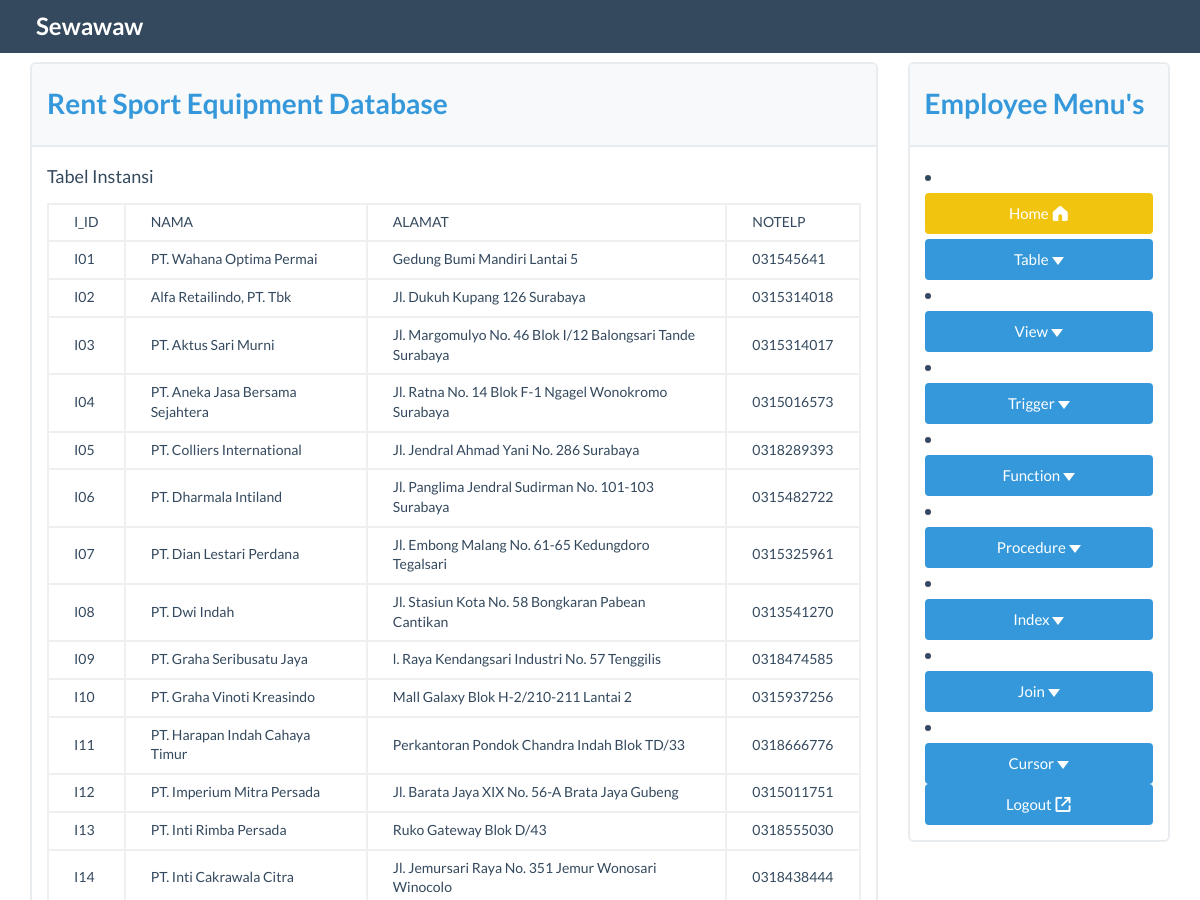
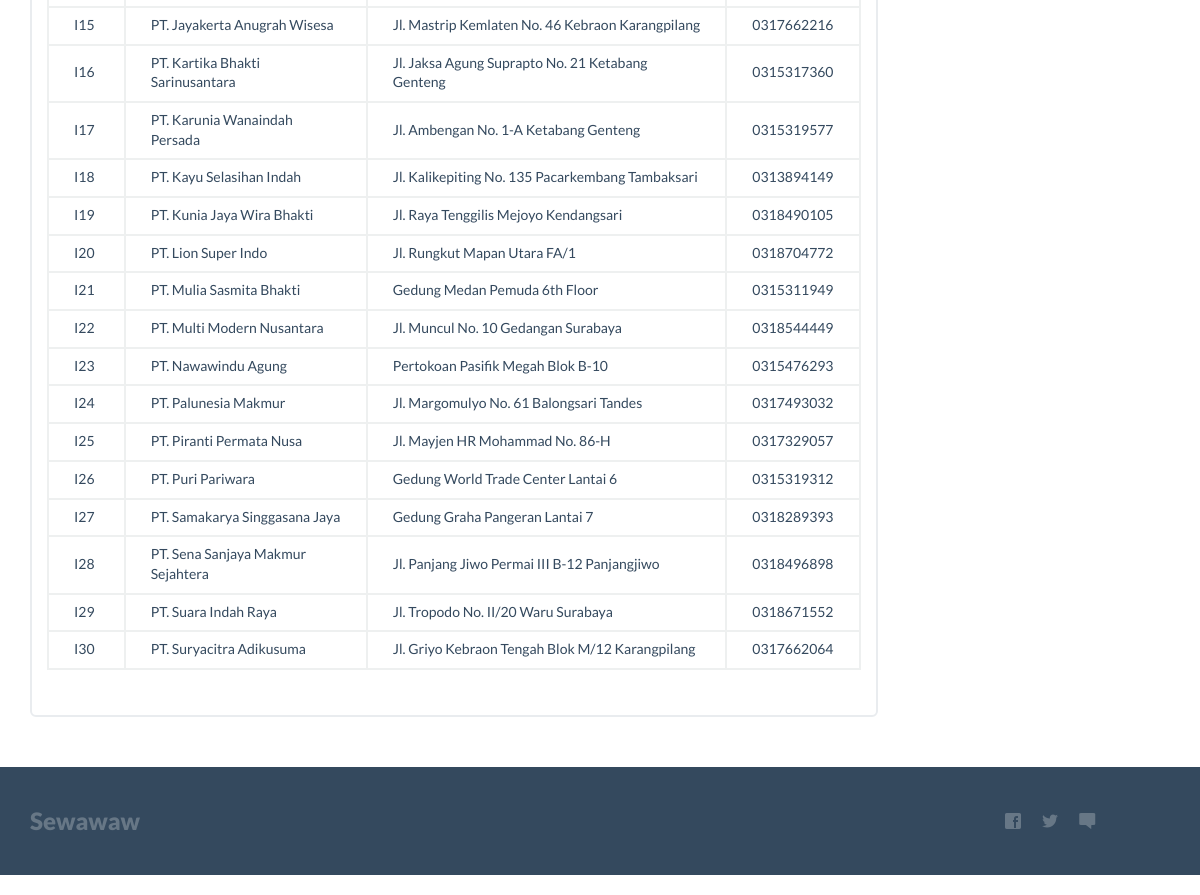
The app's page /instansi.php with its own data (2 pictures, top to bottom).
### tables this page shows
CREATE TABLE INSTANSI(
i_id CHAR(3) NOT NULL,
i_nama VARCHAR(100),
i_alamat VARCHAR(100),
i_notelp VARCHAR(12),
PRIMARY KEY(i_id)
);

### instansi.php (the view, shortened to what this page needs)
<!DOCTYPE html>
<html lang="en">
<head>
  <link rel="stylesheet" href="css/bootstrap.min.css">
    <link href="css/flat-ui-pro.css" rel="stylesheet">
</head>
<body>
<?php
include ("inc/navbar.php");?>
<div class="container">
	<br>
	<br>
  <div class="row">
    <div class="col-md-9" name="maincontent" id="maincontent">
		<div id="exercise" name="exercise" class="panel panel-info">
		<div class="panel-heading"><h5>Rent Sport Equipment Database</h5></div>
			<div class="panel-body">
				Tabel Instansi<br>
			<table class="table table-bordered" style="margin-top:10px;">
				<tr >
			      <td>I_ID</td>
			      <td>NAMA</td>
			      <td>ALAMAT</td>
			      <td>NOTELP</td>
			    </tr>
				 <?php
				      include 'inc/dbconn.php';
				      $query = "SELECT * FROM instansi ORDER BY I_ID ASC";
				      $qr=mysqli_query($sqlconnect,$query);
				      while($data = mysqli_fetch_array($qr))
				      {
				        echo "<tr>";
				        echo "<td>$data[i_id]</td>";
				        echo "<td>$data[i_nama]</td>";
				        echo "<td>$data[i_alamat]</td>";
				        echo "<td>$data[i_notelp]</td>";
				        echo "</tr>";
				      }
				      ?>
				    </table>
			</div>
		</div>
    </div>
   <div class="col-md-3">
		<?php
		include ("inc/sidebar-menu.php");?>
    </div>
  </div>
</div>
<?php
include ("inc/footer.php");?>
</body>
</html>

### records on screen
instansi: i_id "I01", i_nama "PT. Wahana Optima Permai", i_alamat "Gedung Bumi Mandiri Lantai 5", i_notelp "031545641"
instansi: i_id "I02", i_nama "Alfa Retailindo, PT. Tbk", i_alamat "Jl. Dukuh Kupang 126 Surabaya", i_notelp "0315314018"
instansi: i_id "I03", i_nama "PT. Aktus Sari Murni", i_alamat "Jl. Margomulyo No. 46 Blok I/12 Balongsari Tande Surabaya", i_notelp "0315314017"
instansi: i_id "I04", i_nama "PT. Aneka Jasa Bersama Sejahtera", i_alamat "Jl. Ratna No. 14 Blok F-1 Ngagel Wonokromo Surabaya", i_notelp "0315016573"
instansi: i_id "I05", i_nama "PT. Colliers International", i_alamat "Jl. Jendral Ahmad Yani No. 286 Surabaya", i_notelp "0318289393"
instansi: i_id "I06", i_nama "PT. Dharmala Intiland", i_alamat "Jl. Panglima Jendral Sudirman No. 101-103 Surabaya", i_notelp "0315482722"
instansi: i_id "I07", i_nama "PT. Dian Lestari Perdana", i_alamat "Jl. Embong Malang No. 61-65 Kedungdoro Tegalsari", i_notelp "0315325961"
instansi: i_id "I08", i_nama "PT. Dwi Indah", i_alamat "Jl. Stasiun Kota No. 58 Bongkaran Pabean Cantikan", i_notelp "0313541270"
instansi: i_id "I09", i_nama "PT. Graha Seribusatu Jaya", i_alamat "l. Raya Kendangsari Industri No. 57 Tenggilis", i_notelp "0318474585"
instansi: i_id "I10", i_nama "PT. Graha Vinoti Kreasindo", i_alamat "Mall Galaxy Blok H-2/210-211 Lantai 2", i_notelp "0315937256"
instansi: i_id "I11", i_nama "PT. Harapan Indah Cahaya Timur", i_alamat "Perkantoran Pondok Chandra Indah Blok TD/33", i_notelp "0318666776"
instansi: i_id "I12", i_nama "PT. Imperium Mitra Persada", i_alamat "Jl. Barata Jaya XIX No. 56-A Brata Jaya Gubeng", i_notelp "0315011751"
instansi: i_id "I13", i_nama "PT. Inti Rimba Persada", i_alamat "Ruko Gateway Blok D/43", i_notelp "0318555030"
instansi: i_id "I14", i_nama "PT. Inti Cakrawala Citra", i_alamat "Jl. Jemursari Raya No. 351 Jemur Wonosari Winocolo", i_notelp "0318438444"
instansi: i_id "I15", i_nama "PT. Jayakerta Anugrah Wisesa", i_alamat "Jl. Mastrip Kemlaten No. 46 Kebraon Karangpilang", i_notelp "0317662216"
instansi: i_id "I16", i_nama "PT. Kartika Bhakti Sarinusantara", i_alamat "Jl. Jaksa Agung Suprapto No. 21 Ketabang Genteng", i_notelp "0315317360"
instansi: i_id "I17", i_nama "PT. Karunia Wanaindah Persada", i_alamat "Jl. Ambengan No. 1-A Ketabang Genteng", i_notelp "0315319577"
instansi: i_id "I18", i_nama "PT. Kayu Selasihan Indah", i_alamat "Jl. Kalikepiting No. 135 Pacarkembang Tambaksari", i_notelp "0313894149"
instansi: i_id "I19", i_nama "PT. Kunia Jaya Wira Bhakti", i_alamat "Jl. Raya Tenggilis Mejoyo Kendangsari", i_notelp "0318490105"
instansi: i_id "I20", i_nama "PT. Lion Super Indo", i_alamat "Jl. Rungkut Mapan Utara FA/1", i_notelp "0318704772"
instansi: i_id "I21", i_nama "PT. Mulia Sasmita Bhakti", i_alamat "Gedung Medan Pemuda 6th Floor", i_notelp "0315311949"
instansi: i_id "I22", i_nama "PT. Multi Modern Nusantara", i_alamat "Jl. Muncul No. 10 Gedangan Surabaya", i_notelp "0318544449"
instansi: i_id "I23", i_nama "PT. Nawawindu Agung", i_alamat "Pertokoan Pasifik Megah Blok B-10", i_notelp "0315476293"
instansi: i_id "I24", i_nama "PT. Palunesia Makmur", i_alamat "Jl. Margomulyo No. 61 Balongsari Tandes", i_notelp "0317493032"
instansi: i_id "I25", i_nama "PT. Piranti Permata Nusa", i_alamat "Jl. Mayjen HR Mohammad No. 86-H", i_notelp "0317329057"
instansi: i_id "I26", i_nama "PT. Puri Pariwara", i_alamat "Gedung World Trade Center Lantai 6", i_notelp "0315319312"
instansi: i_id "I27", i_nama "PT. Samakarya Singgasana Jaya", i_alamat "Gedung Graha Pangeran Lantai 7", i_notelp "0318289393"
instansi: i_id "I28", i_nama "PT. Sena Sanjaya Makmur Sejahtera", i_alamat "Jl. Panjang Jiwo Permai III B-12 Panjangjiwo", i_notelp "0318496898"
instansi: i_id "I29", i_nama "PT. Suara Indah Raya", i_alamat "Jl. Tropodo No. II/20 Waru Surabaya", i_notelp "0318671552"
instansi: i_id "I30", i_nama "PT. Suryacitra Adikusuma", i_alamat "Jl. Griyo Kebraon Tengah Blok M/12 Karangpilang", i_notelp "0317662064"
